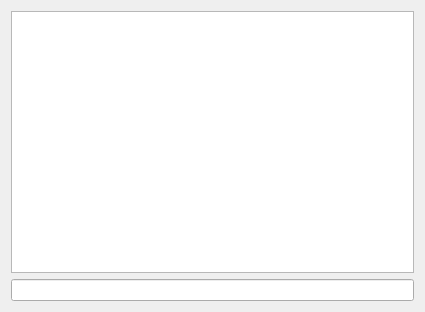
<?xml version="1.0" encoding="UTF-8"?>
<ui version="4.0">
 <class>ShellWidget</class>
 <widget class="QWidget" name="ShellWidget">
  <property name="geometry">
   <rect>
    <x>0</x>
    <y>0</y>
    <width>425</width>
    <height>312</height>
   </rect>
  </property>
  <property name="windowTitle">
   <string>Form</string>
  </property>
  <layout class="QVBoxLayout" name="verticalLayout">
   <item>
    <widget class="QTextBrowser" name="textCommandLog">
     <property name="font">
      <font>
       <family>Monospace</family>
      </font>
     </property>
    </widget>
   </item>
   <item>
    <widget class="CommandInputWidget" name="textCommandInput"/>
   </item>
  </layout>
 </widget>
 <customwidgets>
  <customwidget>
   <class>CommandInputWidget</class>
   <extends>QLineEdit</extends>
   <header>..commandinputwidget</header>
  </customwidget>
 </customwidgets>
 <resources/>
 <connections/>
</ui>
